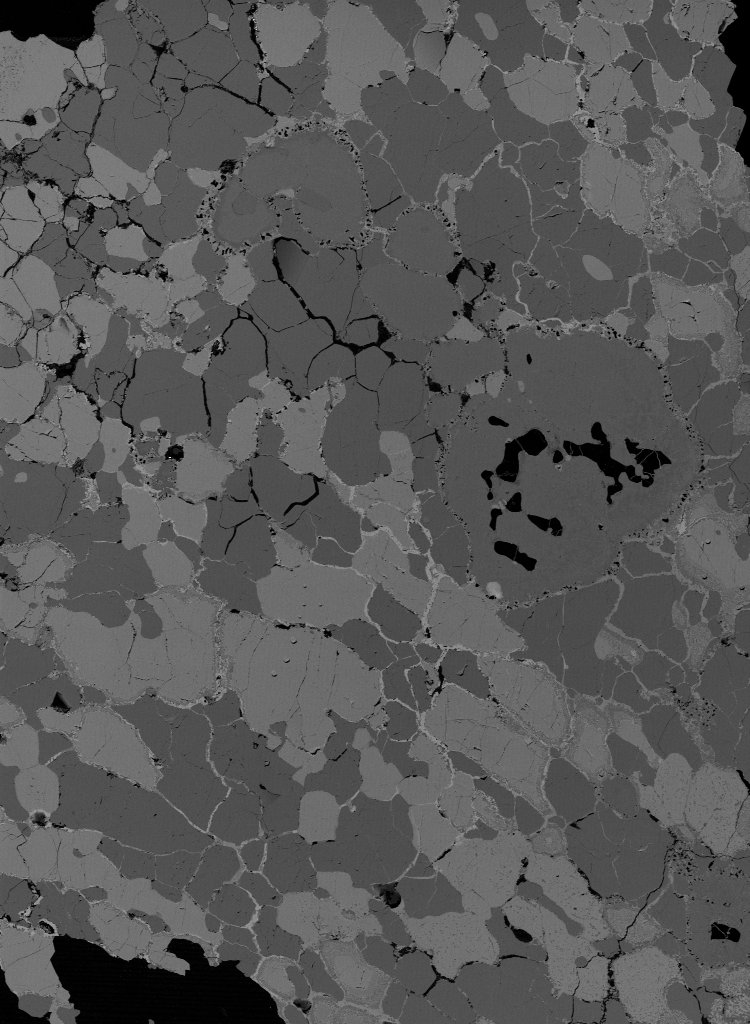
#> input picture data/001/1-Si.jpg, 750 x 1024 px; its folder holds 3 pictures in this run
$ jupyter execute modeAnalysis.ipynb
#> lines starting #> are read from the running program, lines starting #| are printed output that depends on the picture
[cell 1]
# Import library (ライブラリのインポート)
import numpy as np
import pandas as pd
import matplotlib as mpl
import matplotlib.pyplot as plt
import seaborn as sns
import os
import cv2
from skimage.io import imsave

[cell 2]
# Mount on google drive (ドライブにマウント)
# skip this cell if you run this code on your local PC (ローカルで実行する場合はこのセルをスキップ)
from google.colab import drive
drive.mount('/content/drive', force_remount=True)
drive_path = '/content/drive/MyDrive/GeoMAC-main' # @param{type:"string"}
os.chdir(drive_path)

# Preparation
1. Create a new folder in `/data` directory
(`/data` ディレクトリ内に新しいフォルダを作成)

1. Rename the new folder to sample name
(フォルダの名前をサンプル名にする)

1. Place grayscale images of mapping data to the new folder
(作成したフォルダ内にグレースケールのマッピング画像を置く)

# Read data (データの読み込み)

[cell 3]
#@markdown Folder name under `/data` folder (`/data` 内のフォルダ名)
sample_name = '001' # @param{type:"string"}

###########
# Confirm the folder (データフォルダが存在するか確認)
datadir = f"data/{sample_name}"
assert os.path.exists(datadir), f"path not exists: {datadir}"
# Creating new folder to export image data (画像を書き出すフォルダを作成)
savedir = f"out/{sample_name}"
if os.path.exists(savedir):
    print(f"CHECK! Savedir already exists: {savedir}")
    print('Existing files may be overwritten')
os.makedirs(savedir, exist_ok = True)

[cell 4]
#@markdown List image names (画像のファイル名を列挙)
elements = ['1-Si', '2-Mg', '4-Fe'] # @param{type:"raw"}
#@markdown File extension (ファイルの拡張子)
ext = '.jpg' # @param{type:"string"}

# Acquire data and reconstruct image (データを取得して画像で表示)
fig, ax = plt.subplots(1, len(elements), figsize = (15, 7))
plt.gray()
flatten_arrays = {}
images = []

for i, e in enumerate(elements):
    if ext in ['.csv', '.xlsx', '.xls']:
        data_path = f"data/{sample_name}/{e}{ext}"
        if ext == '.csv':
            df_data = pd.read_csv(data_path)
        else:
            df_data = pd.read_excel(data_path)
        df_data = df_data.dropna(how='any', axis=1)
        df_data = df_data.dropna(how='any', axis=0)
        np_data = np.array(df_data)
        flatten_arrays[e] = np_data.flatten()
        min, max = np.min(np_data), np.max(np_data)
        img_k = ((np_data - min) / (max - min) * 255).astype(np.uint8)
        images.append(img_k)

    else:
        img_path = f"data/{sample_name}/{e}{ext}"
        assert os.path.exists(img_path), f"path not exists: {img_path}"
        img_k = cv2.imread(img_path, 0)
#> img_k is the input picture: shape (1024, 750); min 0, max 255, mean 88
        images.append(img_k)
        flatten_arrays[e] = np.array(img_k).flatten()

for i, e in enumerate(elements):
    ax[i].imshow(images[i])
    ax[i].set_title(e)
    ax[i].set_aspect('equal')

savepath = f"out/{sample_name}/01_elemental_distribution_map.jpg"
plt.savefig(savepath)
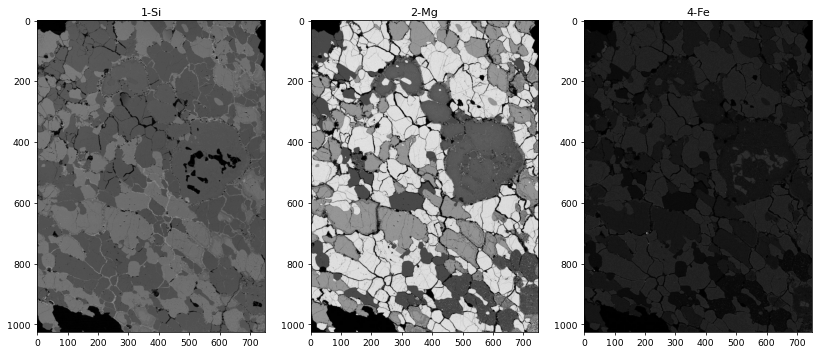
#> figure drawn by matplotlib, 3 panels
plt.show()
df_flat = pd.DataFrame(flatten_arrays)
#> df_flat = table of 768000 rows and 3 columns

# Option: Creating map by elemental ratio (元素比マップ）

[cell 5]
# pairs = [('1-Si', '4-Fe'), ('2-Mg', '4-Fe')]
# # Define data ranges with referring below histograms (ヒストグラムを見ながら範囲を決定)
# # Start at (0, 255) to look through full data range (最初は (0, 255) で設定し，グラフを見ながら絞り込む)
# ranges = [(0, 30), (0, 30)]

# ###########
# fig, ax = plt.subplots(1, len(pairs), figsize = (15, 5))
# for i, p in enumerate(pairs):
#     ax[i].hist(df_flat[p[0]] / df_flat[p[1]], range=ranges[i], bins=50)
#     ax[i].set_title(' / '.join(list(p)))
# plt.show()

[cell 6]
# # Map by elemental ratio (元素比のマッピング)
# # using range defined at the above cell

# fig, ax = plt.subplots(1, len(pairs), figsize = (15, 7))
# plt.gray()
# for i, p in enumerate(pairs):
#     img_ratio = np.array(df_flat[p[0]] / df_flat[p[1]]).reshape(img_k.shape)
#     img_ratio = np.where(img_ratio >= ranges[i][1], ranges[i][1], img_ratio) # Replace pixels above threshold (閾値を超えるピクセルを置換)
#     img_ratio = (img_ratio / ranges[i][1] * 255).astype(np.uint8) # Convert to integer type with values from 0 to 255 (0~255 までの整数型に変換)
#     ax[i].imshow(img_ratio)
#     ax[i].set_aspect('equal')
#     ax[i].set_title(' / '.join(list(p)))
# plt.show()

# Characterize minerals (鉱物の特定)

[cell 7]
# Create histograms for each element (元素ごとのヒストグラム作成）
fig, ax = plt.subplots(1, len(elements), figsize = (len(elements) * 5, 5))
for i, e in enumerate(elements):
    ax[i].hist(flatten_arrays[e], bins=50)
    ax[i].set_title(e)
plt.show()
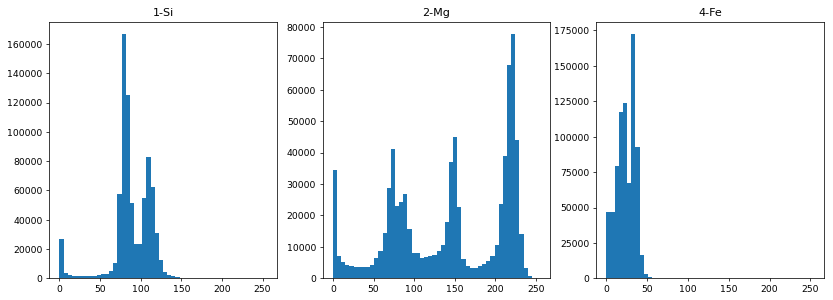
#> figure drawn by matplotlib, 3 panels; panel 1: tallest bar 166878 high, from x = 76.5 to 81.6; panel 2: tallest bar 77807 high, from x = 219.3 to 224.4; panel 3: tallest bar 172562 high, from x = 30.48 to 35.56

[cell 8]
# Create correlation diagrams (相関図作成)
# It takes long time while using all the data points, random sampling method is emploied in the case the data points over 50000 (すべての点で描画すると時間がかかるので，データ点が 50000 点より多い場合にはランダムサンプリングをしてから描画)
num_plot = 50000 # @param{type:"integer"}
num_plot = np.array([len(df_flat), num_plot]).min()
#> num_plot = 50000
df_flat = pd.DataFrame(flatten_arrays)
sns.pairplot(df_flat.sample(num_plot), height=4, vars = elements,  plot_kws={"s":1, "alpha": 0.3})

savepath = f"out/{sample_name}/02_pairplot1.jpg"
plt.savefig(savepath)
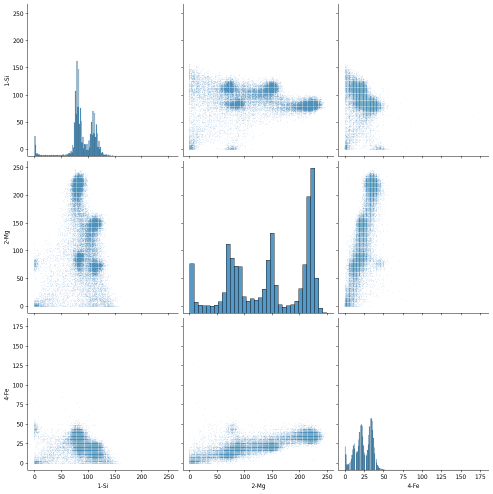
#> figure drawn by matplotlib, 9 panels
plt.show()

# Manual definition of threshold (手動で閾値を設定)

[cell 9]
# label: [pair of (minimum, maximum) for all elements]
# values should be within 0 to 255
# labels are determined from upper criteria, so mineral with distinct threshold line should be placed uppder.

criteria = {
            'blank': [(0, 25), (0, 10), (0, 5)], # low concentrations
            'Spl': [(0, 255), (60, 95), (35, 60)], # outliers from Mg-Fe correlation trend
            'Ol': [(0, 255), (175, 255), (0, 255)], # highest Mg peak
            'Opx': [(100, 255), (130, 175), (0, 255)], # 2nd Mg peak
            'Cpx': [(50, 95), (60, 110), (0, 255)], # 3rd Mg peak with low Si
            'Grt': [(95, 130), (50, 90), (0, 255)], # 3rd Mg peak with high Si
            }

###########################

# save criteria as csv
df_criteria = pd.DataFrame(criteria, index=elements)
display(df_criteria)
df_criteria.to_csv(f"out/{sample_name}/03_criteria.csv")
print()

# First, label all the data as 0:"unclassified" (まず，すべてのデータを 0:「未分類」とラベル付けする)
type_number = 0
df_flat['type'] = type_number
df_flat['name'] = 'unclassified'

for k, v in criteria.items():
    type_number += 1
    df_temp = df_flat[df_flat['type'] == 0]
    for i, (min, max) in enumerate(v):
        df_temp = df_temp[(df_temp[elements[i]] >= min) & (df_temp[elements[i]] <= max)]
    df_flat.loc[list(df_temp.index), 'name'] = k
    df_flat.loc[list(df_temp.index), 'type'] = type_number
#> this loop made 6 passes
#> after the loop, type_number = 6

display(df_flat)

[cell 10]
# select color list

color_list = 'default'
# color_list = ['gray', 'black', 'blue', 'red', 'yellow', 'green', 'purple'] # custom: [unlabeled, criteria1, criteria2, ...]

###########
if type(color_list) == list:
    palette = []
    assert len(color_list) >= len(criteria) + 1, f"add more colors"
    for c in color_list:
      if type(c) == str:
          palette.append(mpl.colors.to_rgb(c))
      else:
          palette.append(c)
else:
    palette = sns.color_palette(n_colors=len(criteria) + 1) # use default colors

display(sns.color_palette(palette))

[cell 11]
# Create correlation diagrams with colors (色分けした相関図を作成)
# It takes long time while using all the data points, random sampling method is emploied in the case the data points over 50000 (すべての点で描画すると時間がかかるので，データ点が 50000 点より多い場合にはランダムサンプリングをしてから描画)
num_plot = 50000 # @param{type:"integer"}
num_plot = np.array([len(df_flat), num_plot]).min()
sns.pairplot(df_flat.sample(num_plot), height=4, vars = elements, hue="name",
             palette = palette, hue_order = ['unclassified'] + list(criteria.keys()),
             plot_kws={"s":1, "alpha": 0.3})
savepath = f"out/{sample_name}/04_pairplot2.jpg"
plt.savefig(savepath)
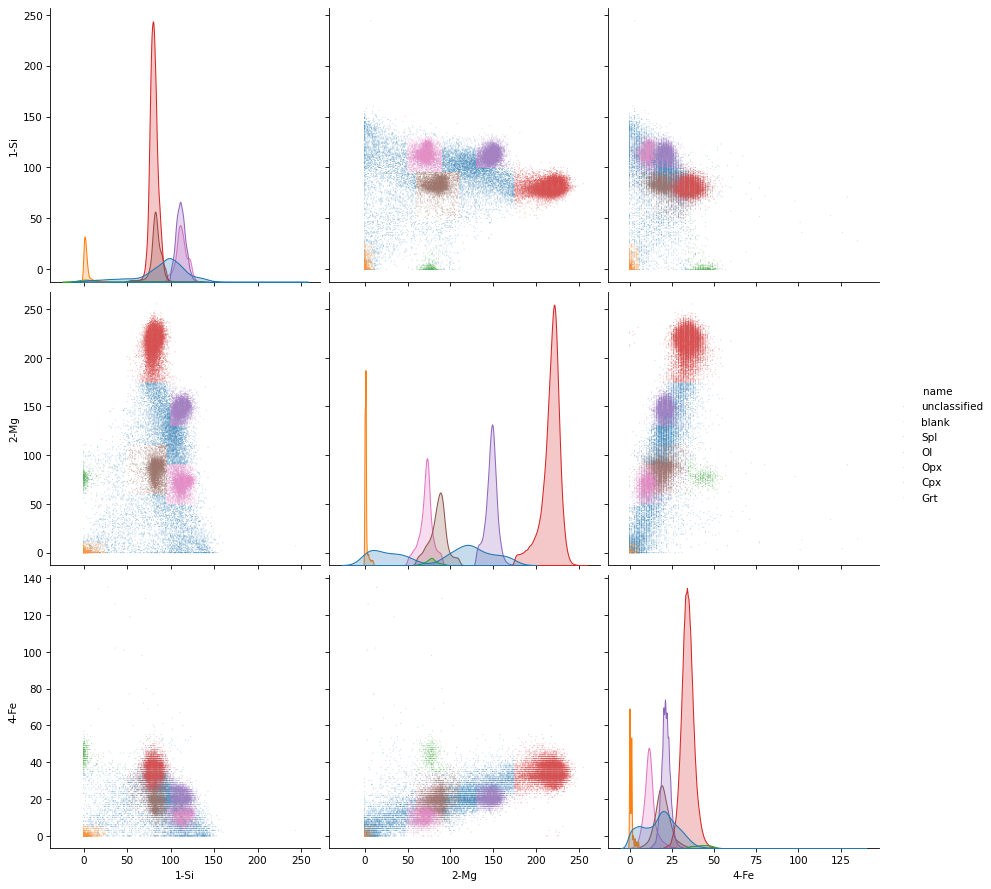
#> figure drawn by matplotlib, 9 panels
plt.show()

[cell 12]
# Create modal image for comparison with the raw images (元画像との比較)
# Acquire data and display as modal image (データを取得して画像で表示)
fig, ax = plt.subplots(1, len(elements) + 1, figsize = (17, 7))

for i, e in enumerate(elements):
    img_rgb = cv2.cvtColor(images[i], cv2.COLOR_GRAY2RGB)
    ax[i].imshow(img_rgb)
    ax[i].set_title(e)
    ax[i].set_aspect('equal')

mode = np.zeros_like(img_rgb)
mode_k = np.array(df_flat['type']).reshape(mode.shape[:2])
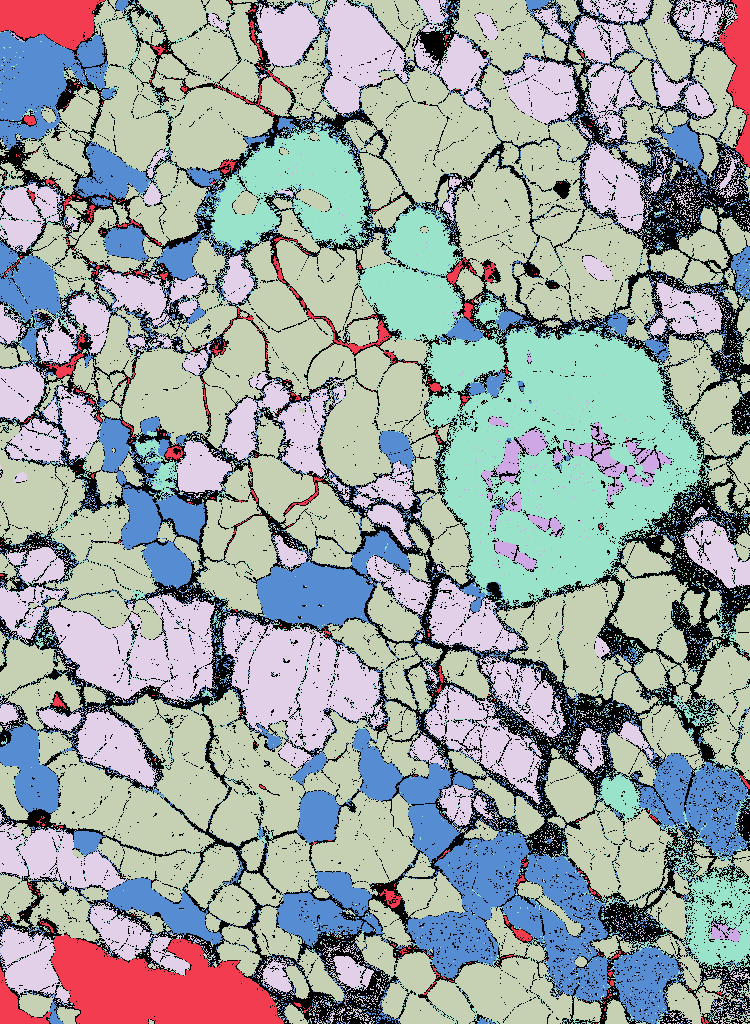
#> mode_k: shape (1024, 750) int64; 7 distinct labels, from 0 to 6; one colour per label, 0 black

for i, p in enumerate(palette):
    mode[mode_k == i] = (np.array(p) * 255)

ax[len(elements)].imshow(mode)
ax[len(elements)].set_title('Mode')

# Save modal image (モード組成画像を保存)
imsave(f"out/{sample_name}/05_mode.jpg", mode)
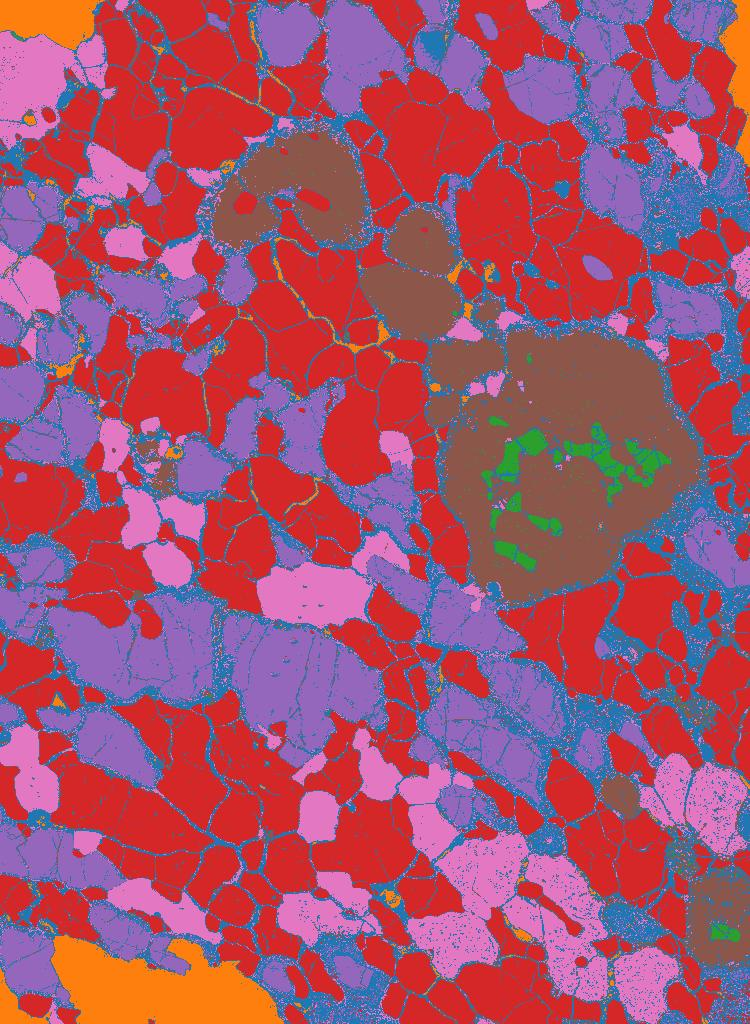
#> saved as 05_mode.jpg: shape (1024, 750, 3); mean R, G, B 165.7, 81.5, 108.4

# Export modal image in in the side of the elemental distribution images (元素マップと並べて書き出し)
savepath = f"out/{sample_name}/06_mode_withMap.jpg"
plt.savefig(savepath)
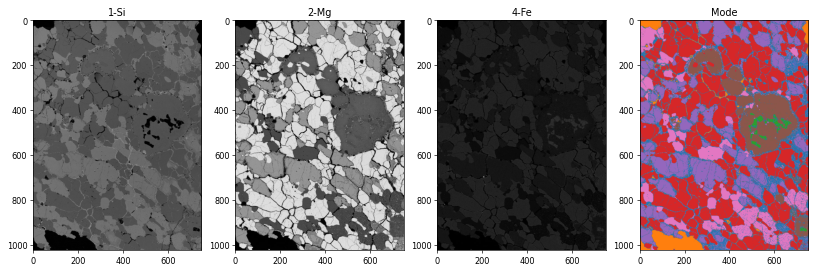
#> figure drawn by matplotlib, 4 panels
plt.show()

[cell 13]
# Output modal compositions (面積割合の算出)
invalid_criteria_keys = ['blank', 'unclassified'] # Criteria NOT included in denominator (分母に含めないクライテリア)

##############################

valid_criteria_keys = [k for k in criteria.keys() if k not in invalid_criteria_keys]
#> valid_criteria_keys = ['Spl', 'Ol', 'Opx', 'Cpx', 'Grt']
print('valid criteria: ', valid_criteria_keys)
#| valid criteria:  ['Spl', 'Ol', 'Opx', 'Cpx', 'Grt']

df_result = pd.DataFrame([])

num_valid = np.sum(df_flat['name'].isin(valid_criteria_keys))
#> num_valid = 614431
for k in (['unclassified'] + list(criteria.keys())):
    df_result.loc[k, 'pixels'] = np.sum(df_flat['name'] == k)
    if k in valid_criteria_keys:
        df_result.loc[k, 'ratio_%'] = np.sum(df_flat['name'] == k) / num_valid * 100
#> this loop made 7 passes

pd.options.display.precision = 2
df_result['pixels'] = df_result['pixels'].astype(int)
display(df_result)
df_result.to_csv(f"out/{sample_name}/07_result.csv")
